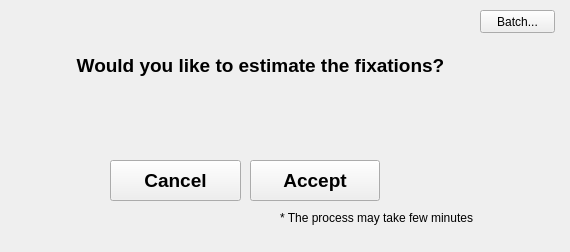
<?xml version="1.0" encoding="UTF-8"?>
<ui version="4.0">
 <class>DialogEstimateFixations</class>
 <widget class="QDialog" name="DialogEstimateFixations">
  <property name="geometry">
   <rect>
    <x>0</x>
    <y>0</y>
    <width>570</width>
    <height>252</height>
   </rect>
  </property>
  <property name="windowTitle">
   <string>Dialog</string>
  </property>
  <widget class="QDialogButtonBox" name="buttonBox">
   <property name="geometry">
    <rect>
     <x>10</x>
     <y>600</y>
     <width>461</width>
     <height>32</height>
    </rect>
   </property>
   <property name="orientation">
    <enum>Qt::Horizontal</enum>
   </property>
   <property name="standardButtons">
    <set>QDialogButtonBox::Cancel|QDialogButtonBox::Ok</set>
   </property>
  </widget>
  <widget class="QPushButton" name="b_accept">
   <property name="geometry">
    <rect>
     <x>250</x>
     <y>160</y>
     <width>130</width>
     <height>41</height>
    </rect>
   </property>
   <property name="font">
    <font>
     <pointsize>14</pointsize>
     <weight>75</weight>
     <bold>true</bold>
    </font>
   </property>
   <property name="text">
    <string>Accept</string>
   </property>
  </widget>
  <widget class="QLabel" name="label_2">
   <property name="geometry">
    <rect>
     <x>280</x>
     <y>210</y>
     <width>311</width>
     <height>16</height>
    </rect>
   </property>
   <property name="text">
    <string>* The process may take few minutes</string>
   </property>
  </widget>
  <widget class="QPushButton" name="b_cancel">
   <property name="geometry">
    <rect>
     <x>110</x>
     <y>160</y>
     <width>131</width>
     <height>41</height>
    </rect>
   </property>
   <property name="font">
    <font>
     <pointsize>14</pointsize>
     <weight>75</weight>
     <bold>true</bold>
    </font>
   </property>
   <property name="text">
    <string>Cancel</string>
   </property>
  </widget>
  <widget class="QPushButton" name="b_Batch">
   <property name="geometry">
    <rect>
     <x>480</x>
     <y>10</y>
     <width>75</width>
     <height>23</height>
    </rect>
   </property>
   <property name="text">
    <string>Batch...</string>
   </property>
  </widget>
  <widget class="QLabel" name="lMsg">
   <property name="geometry">
    <rect>
     <x>10</x>
     <y>30</y>
     <width>501</width>
     <height>71</height>
    </rect>
   </property>
   <property name="font">
    <font>
     <pointsize>14</pointsize>
     <weight>75</weight>
     <bold>true</bold>
    </font>
   </property>
   <property name="layoutDirection">
    <enum>Qt::LeftToRight</enum>
   </property>
   <property name="autoFillBackground">
    <bool>false</bool>
   </property>
   <property name="text">
    <string>Would you like to estimate the fixations?</string>
   </property>
   <property name="textFormat">
    <enum>Qt::AutoText</enum>
   </property>
   <property name="alignment">
    <set>Qt::AlignCenter</set>
   </property>
  </widget>
 </widget>
 <resources/>
 <connections>
  <connection>
   <sender>buttonBox</sender>
   <signal>accepted()</signal>
   <receiver>DialogEstimateFixations</receiver>
   <slot>accept()</slot>
   <hints>
    <hint type="sourcelabel">
     <x>248</x>
     <y>254</y>
    </hint>
    <hint type="destinationlabel">
     <x>157</x>
     <y>274</y>
    </hint>
   </hints>
  </connection>
  <connection>
   <sender>buttonBox</sender>
   <signal>rejected()</signal>
   <receiver>DialogEstimateFixations</receiver>
   <slot>reject()</slot>
   <hints>
    <hint type="sourcelabel">
     <x>316</x>
     <y>260</y>
    </hint>
    <hint type="destinationlabel">
     <x>286</x>
     <y>274</y>
    </hint>
   </hints>
  </connection>
 </connections>
</ui>
